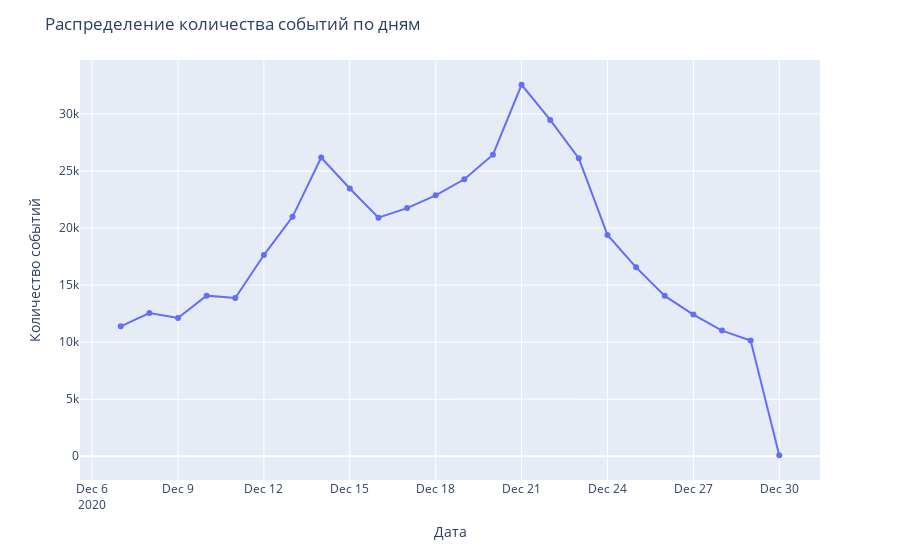

The code cell stored with this chart in its notebook:
### Markdown cell above
Из маркетинговых компаний только Christmas&New Year Promo проходила в EU в период с 25 декабря по 3 января. Посмотрим распределение всех событий по датам.

### Code cell
# гуппируем датасет по дате и считаем количество уникальных пользователей
tabl=events.groupby(by='event_dt', as_index=False).agg({'event_name':'count'})
tabl.columns=['event_dt','qual']

# строим график
fig=px.line(tabl,x='event_dt',y='qual',markers=True)
fig.update_layout(title='Распределение количества событий по дням',\
                 xaxis_title='Дата', yaxis_title='Количество событий')
fig.show()

### Figure 1 — Plotly figure (JSON) as saved in the notebook; plotly's stock layout.template omitted (floating-point values rounded to 4 significant figures)
{"data": [{"hovertemplate": "event_dt=%{x}<br>qual=%{y}<extra></extra>", "legendgroup": "", "line": {"color": "#636efa", "dash": "solid"}, "marker": {"symbol": "circle"}, "mode": "markers+lines", "name": "", "orientation": "v", "showlegend": false, "type": "scatter", "x": ["2020-12-07T00:00:00", "2020-12-08T00:00:00", "2020-12-09T00:00:00", "2020-12-10T00:00:00", "2020-12-11T00:00:00", "2020-12-12T00:00:00", "2020-12-13T00:00:00", "2020-12-14T00:00:00", "2020-12-15T00:00:00", "2020-12-16T00:00:00", "2020-12-17T00:00:00", "2020-12-18T00:00:00", "2020-12-19T00:00:00", "2020-12-20T00:00:00", "2020-12-21T00:00:00", "2020-12-22T00:00:00", "2020-12-23T00:00:00", "2020-12-24T00:00:00", "2020-12-25T00:00:00", "2020-12-26T00:00:00", "2020-12-27T00:00:00", "2020-12-28T00:00:00", "2020-12-29T00:00:00", "2020-12-30T00:00:00"], "xaxis": "x", "y": [11385, 12547, 12122, 14077, 13864, 17634, 20985, 26184, 23469, 20909, 21751, 22871, 24273, 26425, 32559, 29472, 26108, 19399, 16556, 14058, 12420, 11014, 10146, 89], "yaxis": "y"}], "layout": {"legend": {"tracegroupgap": 0}, "margin": {"t": 60}, "title": {"text": "Распределение количества событий по дням"}, "xaxis": {"anchor": "y", "domain": [0, 1], "title": {"text": "Дата"}}, "yaxis": {"anchor": "x", "domain": [0, 1], "title": {"text": "Количество событий"}}}}
